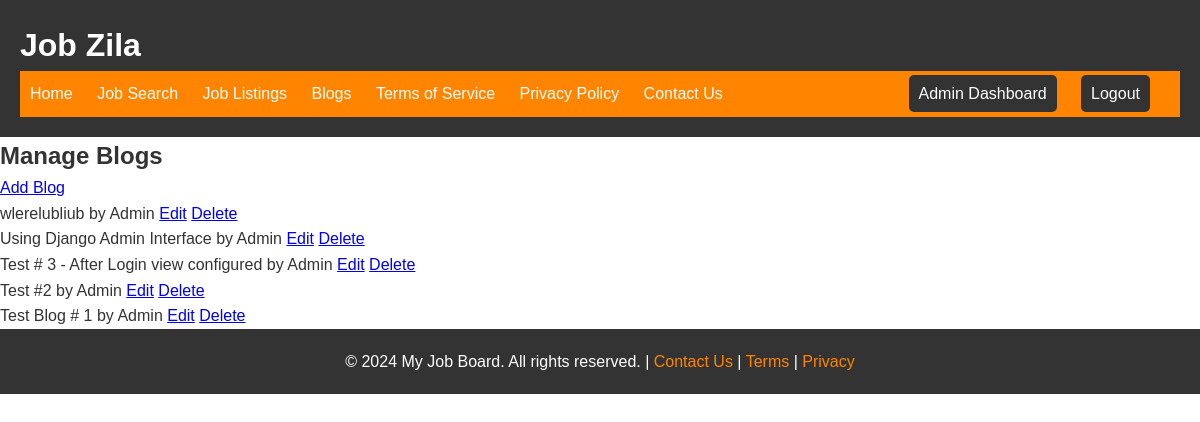
Before: /manage-blogs/ (signed in) with the older database file.
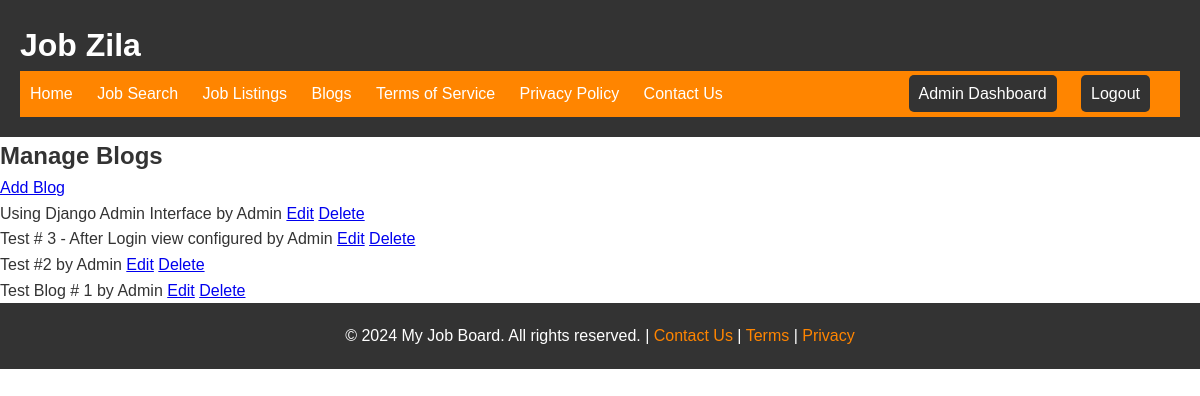
After: the same page with the newer database file.
### home/models.py (models this page shows, shortened)
class Blog(models.Model):
    title = models.CharField(max_length=200)
    content = models.TextField()
    author = models.ForeignKey(User, on_delete=models.CASCADE)
    created_at = models.DateTimeField(auto_now_add=True)
    class Meta:
        ordering = ['-created_at']

### home/views.py (the view)
# urls.py: path('manage-blogs/', views.manage_blogs, name='manage_blogs'),
@login_required
@admin_required
def manage_blogs(request):
    blogs = Blog.objects.all()
    return render(request, 'home/manage_blogs.html', {'blogs': blogs})

### home/views.py (called while the page is built)
def admin_required(function=None):
    actual_decorator = user_passes_test(lambda u: u.is_superuser)
    if function:
        return actual_decorator(function)
    return actual_decorator

### home/templates/home/manage_blogs.html (shortened to what this page needs)
{% extends 'home/master.html' %}
{% block content %}
<main>
    <section>
        <h2>Manage Blogs</h2>
        <a href="{% url 'add_blog' %}">Add Blog</a>
        <ul>
            {% for blog in blogs %}
        <li>
            {{ blog.title }} by {{ blog.author }}
            <a href="{% url 'edit_blog' blog.id %}">Edit</a>
            <a href="{% url 'delete_blog' blog.id %}">Delete</a>
        </li>
            {% endfor %}
        </ul>
    </section>
</main>
{% endblock %}

Changed rows visible on the page:
removed Blog: title "wlerelubliub", author "Admin"
